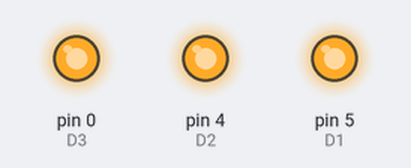
Simulated run of this sketch. Board: Arduino Uno, built with avr-gcc and run on an emulated ATmega328P. Parts: output pins drawn as LEDs (lit = HIGH). Pins used as bus, display or sensor lines are not drawn.

Above: at 0.1 s.
Timing chart, 0 to 1.6 s (numbered marks = the images above):
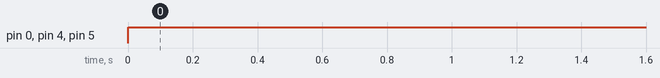

Measured:
- by itself, pin 0 (D3), pin 4 (D2), pin 5 (D1): LOW → HIGH at 0.00 s

The sketch:

nodemcu.ino
```cpp
#define D4 2
#define D3 0
#define D2 4
#define D1 5

int leds[]={(int)D4, (int)D3, (int)D2, (int)D1};

void setup() {
  // put your setup code here, to run once:
  for(int i=0;i<4;i++){
    pinMode(leds[i], OUTPUT);
  }
}

void loop() {
  // put your main code here, to run repeatedly:
  for (int i=0;i<4;i++){
    digitalWrite(leds[i], HIGH);
  }
}
```
